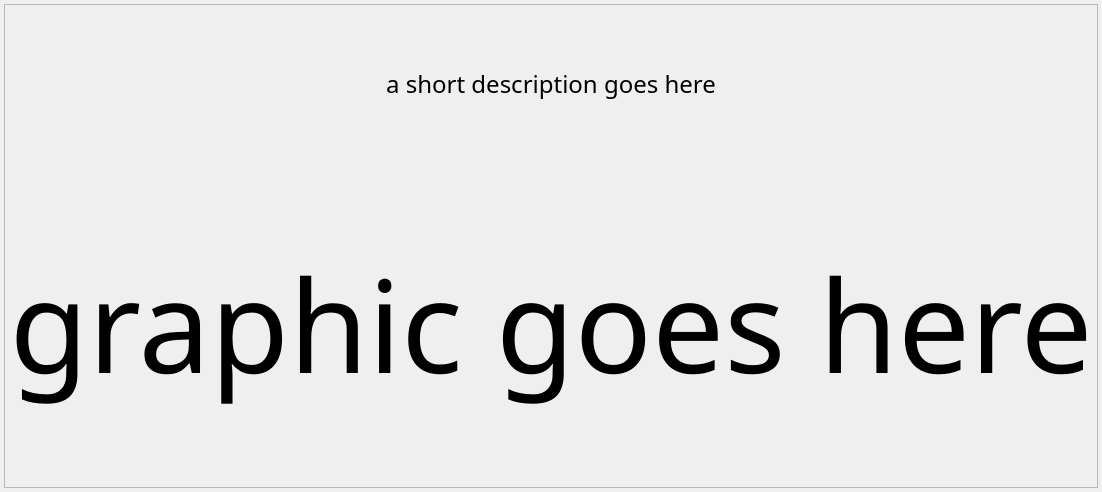
<?xml version="1.0" encoding="UTF-8"?>
<ui version="4.0">
 <class>measurement</class>
 <widget class="QWidget" name="measurement">
  <property name="geometry">
   <rect>
    <x>0</x>
    <y>0</y>
    <width>826</width>
    <height>492</height>
   </rect>
  </property>
  <property name="windowTitle">
   <string>Form</string>
  </property>
  <layout class="QHBoxLayout" name="horizontalLayout">
   <property name="leftMargin">
    <number>4</number>
   </property>
   <property name="topMargin">
    <number>4</number>
   </property>
   <property name="rightMargin">
    <number>4</number>
   </property>
   <property name="bottomMargin">
    <number>4</number>
   </property>
   <item>
    <widget class="QFrame" name="frame">
     <property name="frameShape">
      <enum>QFrame::StyledPanel</enum>
     </property>
     <property name="frameShadow">
      <enum>QFrame::Raised</enum>
     </property>
     <layout class="QVBoxLayout" name="verticalLayout">
      <property name="leftMargin">
       <number>4</number>
      </property>
      <property name="topMargin">
       <number>4</number>
      </property>
      <property name="rightMargin">
       <number>4</number>
      </property>
      <property name="bottomMargin">
       <number>4</number>
      </property>
      <item>
       <widget class="QLabel" name="description">
        <property name="minimumSize">
         <size>
          <width>0</width>
          <height>150</height>
         </size>
        </property>
        <property name="maximumSize">
         <size>
          <width>16777215</width>
          <height>150</height>
         </size>
        </property>
        <property name="font">
         <font>
          <family>Academy Engraved LET</family>
          <pointsize>18</pointsize>
         </font>
        </property>
        <property name="text">
         <string>&lt;html&gt;&lt;head/&gt;&lt;body&gt;&lt;p align=&quot;center&quot;&gt;&lt;span style=&quot; font-size:18pt;&quot;&gt;a short description goes here&lt;/span&gt;&lt;/p&gt;&lt;/body&gt;&lt;/html&gt;</string>
        </property>
       </widget>
      </item>
      <item>
       <widget class="QLabel" name="label">
        <property name="font">
         <font>
          <family>Academy Engraved LET</family>
          <pointsize>96</pointsize>
         </font>
        </property>
        <property name="text">
         <string>&lt;html&gt;&lt;head/&gt;&lt;body&gt;&lt;p align=&quot;center&quot;&gt;&lt;span style=&quot; font-size:96pt;&quot;&gt;graphic goes here&lt;/span&gt;&lt;/p&gt;&lt;/body&gt;&lt;/html&gt;</string>
        </property>
       </widget>
      </item>
     </layout>
    </widget>
   </item>
  </layout>
 </widget>
 <resources/>
 <connections/>
</ui>
